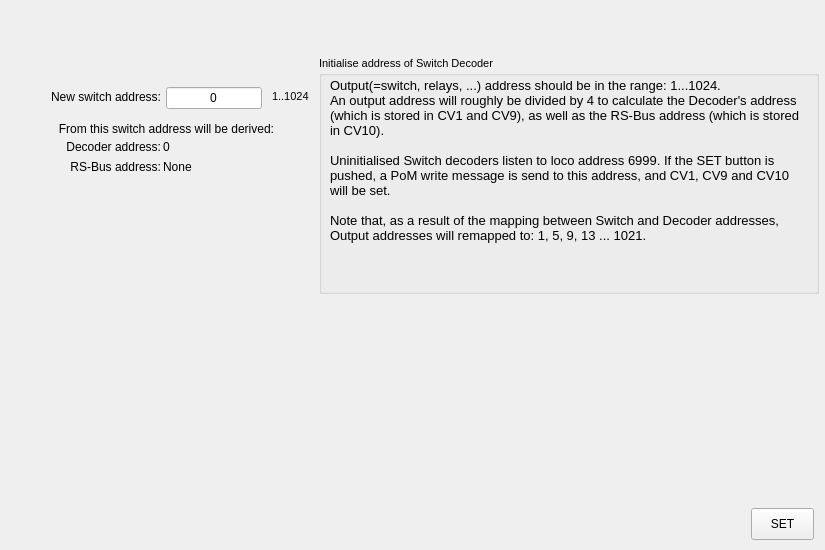
<?xml version='1.0' encoding='UTF-8'?>
<ui version="4.0">
 <class>InitialiseTab</class>
 <widget class="QWidget" name="InitialiseTab">
  <property name="geometry">
   <rect>
    <x>0</x>
    <y>0</y>
    <width>825</width>
    <height>550</height>
   </rect>
  </property>
  <widget class="QLabel" name="label1">
   <property name="geometry">
    <rect>
     <x>24</x>
     <y>89</y>
     <width>137</width>
     <height>16</height>
    </rect>
   </property>
   <property name="text">
    <string>New switch address:</string>
   </property>
   <property name="alignment">
    <set>Qt::AlignRight|Qt::AlignVCenter</set>
   </property>
  </widget>
  <widget class="QPushButton" name="buttonIniTabSet">
   <property name="geometry">
    <rect>
     <x>751</x>
     <y>508</y>
     <width>63</width>
     <height>32</height>
    </rect>
   </property>
   <property name="text">
    <string>SET</string>
   </property>
  </widget>
  <widget class="QSpinBox" name="addressNew">
   <property name="buttonSymbols">
    <enum>QAbstractSpinBox::NoButtons</enum>
   </property>
   <property name="geometry">
    <rect>
     <x>166</x>
     <y>86</y>
     <width>96</width>
     <height>24</height>
    </rect>
   </property>
   <property name="alignment">
    <set>Qt::AlignHCenter|Qt::AlignVCenter</set>
   </property>
  </widget>
  <widget class="QGroupBox" name="groupBox2">
   <property name="geometry">
    <rect>
     <x>319</x>
     <y>56</y>
     <width>500</width>
     <height>238</height>
    </rect>
   </property>
   <property name="title">
    <string>Initialise address of Switch Decoder</string>
   </property>
   <property name="font">
    <font>
     <pointsize>8</pointsize>
    </font>
   </property>
   <widget class="QLabel" name="label3">
    <property name="geometry">
     <rect>
      <x>11</x>
      <y>22</y>
      <width>476</width>
      <height>212</height>
     </rect>
    </property>
    <property name="text">
     <string>Output(=switch, relays, ...) address should be in the range: 1...1024.  An output address will roughly be divided by 4 to calculate the Decoder's address (which is stored in CV1 and CV9), as well as the RS-Bus address (which is stored in CV10).  Uninitialised Switch decoders listen to loco address 6999. If the SET button is pushed, a PoM write message is send to this address, and CV1, CV9 and CV10 will be set.  Note that, as a result of the mapping between Switch and Decoder addresses, Output addresses will remapped to: 1, 5, 9, 13 ... 1021.</string>
    </property>
    <property name="alignment">
     <set>Qt::AlignLeft|Qt::AlignTop</set>
    </property>
    <property name="wordWrap">
     <bool>true</bool>
    </property>
    <property name="font">
     <font>
      <pointsize>10</pointsize>
      <bold>false</bold>
     </font>
    </property>
   </widget>
  </widget>
  <widget class="QLabel" name="label4">
   <property name="geometry">
    <rect>
     <x>12</x>
     <y>121</y>
     <width>262</width>
     <height>16</height>
    </rect>
   </property>
   <property name="text">
    <string>From this switch address will be derived:</string>
   </property>
   <property name="alignment">
    <set>Qt::AlignRight|Qt::AlignVCenter</set>
   </property>
  </widget>
  <widget class="QLabel" name="label5">
   <property name="geometry">
    <rect>
     <x>47</x>
     <y>139</y>
     <width>114</width>
     <height>16</height>
    </rect>
   </property>
   <property name="text">
    <string>Decoder address:</string>
   </property>
   <property name="alignment">
    <set>Qt::AlignRight|Qt::AlignVCenter</set>
   </property>
  </widget>
  <widget class="QLabel" name="label6">
   <property name="geometry">
    <rect>
     <x>54</x>
     <y>159</y>
     <width>107</width>
     <height>16</height>
    </rect>
   </property>
   <property name="text">
    <string>RS-Bus address:</string>
   </property>
   <property name="alignment">
    <set>Qt::AlignRight|Qt::AlignVCenter</set>
   </property>
  </widget>
  <widget class="QLabel" name="iniTabDecoderAddress">
   <property name="geometry">
    <rect>
     <x>163</x>
     <y>139</y>
     <width>38</width>
     <height>16</height>
    </rect>
   </property>
   <property name="text">
    <string>0</string>
   </property>
   <property name="alignment">
    <set>Qt::AlignLeft|Qt::AlignVCenter</set>
   </property>
  </widget>
  <widget class="QLabel" name="iniTabRsAddress">
   <property name="geometry">
    <rect>
     <x>163</x>
     <y>159</y>
     <width>37</width>
     <height>16</height>
    </rect>
   </property>
   <property name="text">
    <string>None</string>
   </property>
   <property name="alignment">
    <set>Qt::AlignLeft|Qt::AlignVCenter</set>
   </property>
  </widget>
  <widget class="QLabel" name="label7">
   <property name="geometry">
    <rect>
     <x>272</x>
     <y>89</y>
     <width>54</width>
     <height>14</height>
    </rect>
   </property>
   <property name="text">
    <string>1..1024</string>
   </property>
   <property name="alignment">
    <set>Qt::AlignLeft|Qt::AlignVCenter</set>
   </property>
   <property name="font">
    <font>
     <pointsize>8</pointsize>
    </font>
   </property>
  </widget>
 </widget>
 <resources />
 <connections />
</ui>
